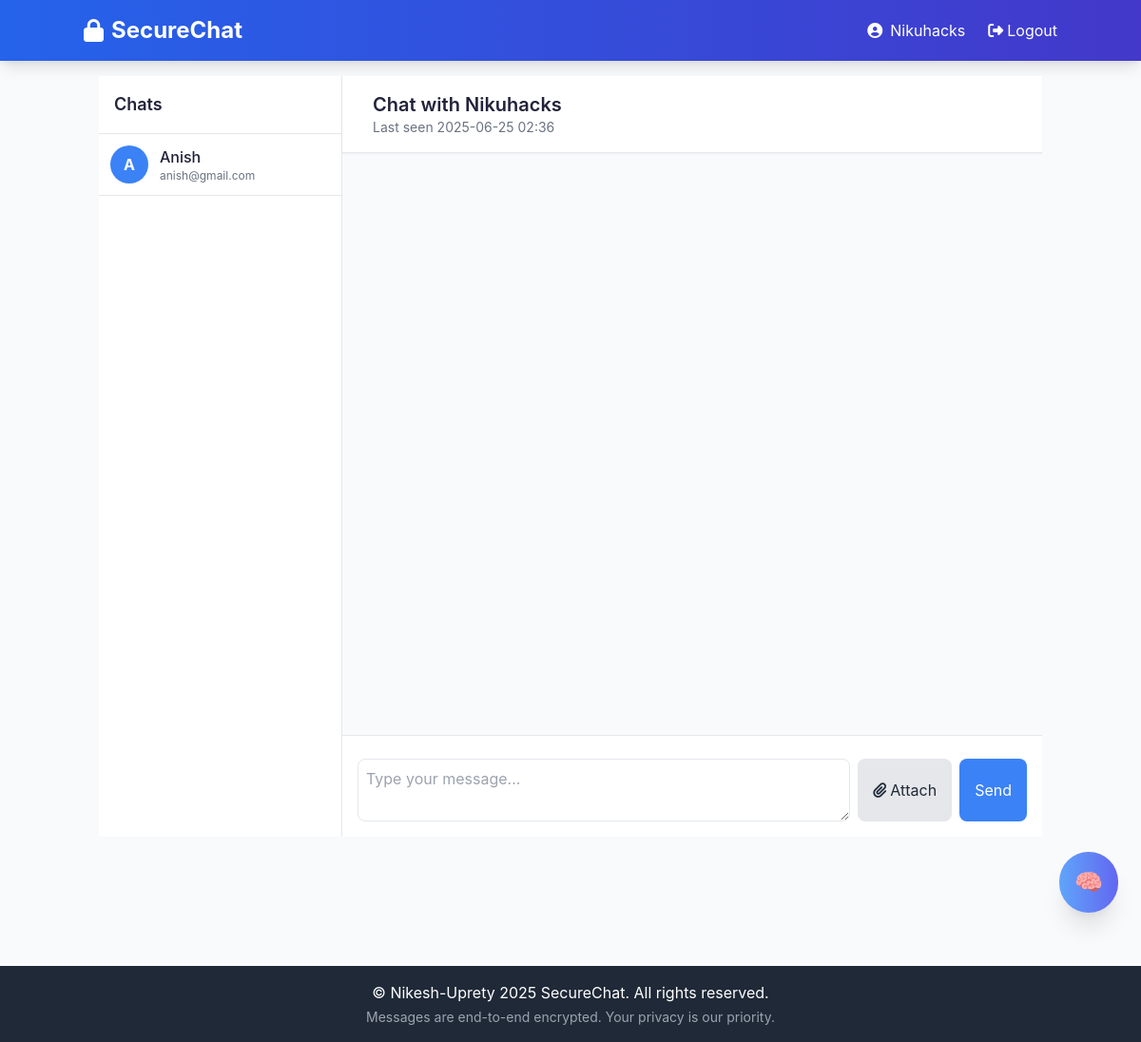
Before: /chat/1 (signed in) with the older database file.
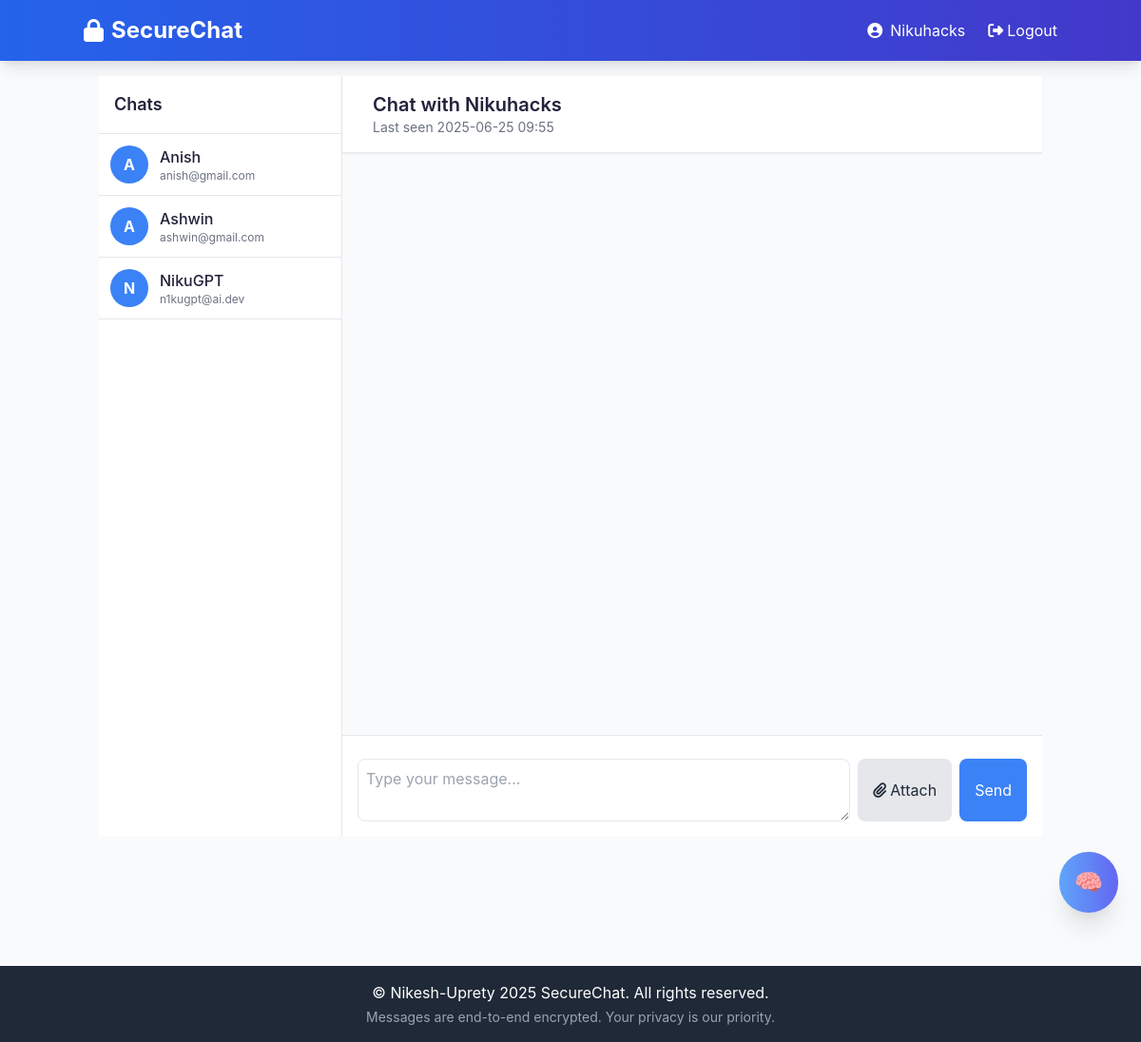
After: the same page with the newer database file.
### app/models.py (models this page shows, shortened)
class User(UserMixin, db.Model):
    id = db.Column(db.Integer, primary_key=True)
    username = db.Column(db.String(64), index=True, unique=True, nullable=False)
    email = db.Column(db.String(120), index=True, unique=True, nullable=False)
    password_hash = db.Column(db.String(128), nullable=False)
    public_key = db.Column(db.Text, nullable=False)
    private_key = db.Column(db.Text, nullable=False)
    created_at = db.Column(db.DateTime, default=lambda: datetime.now(timezone.utc))
    last_seen = db.Column(db.DateTime, default=lambda: datetime.now(timezone.utc))
    messages_sent = db.relationship('Message', foreign_keys='Message.sender_id', backref='sender', lazy='dynamic')
    messages_received = db.relationship('Message', foreign_keys='Message.recipient_id', backref='recipient', lazy='dynamic')

### app/chat/routes.py (the view, shortened to what this page needs)
@chat_bp.route('/chat/<int:user_id>', methods=['GET', 'POST'])
@login_required
def chat(user_id):
    recipient = User.query.get_or_404(user_id)
    form = MessageForm()
    messages = Message.query.filter(
        ((Message.sender_id == current_user.id) & (Message.recipient_id == user_id)) |
        ((Message.sender_id == user_id) & (Message.recipient_id == current_user.id))
    ).order_by(Message.timestamp.asc()).all()
    decrypted_messages = []
    return render_template('chat/chat.html',
                         title=f'Chat with {recipient.username}',
                         form=form,
                         recipient=recipient,
                         messages=decrypted_messages,
                         users=User.query.filter(User.id != current_user.id).all())

### app/chat/forms.py
class MessageForm(FlaskForm):
    message = TextAreaField('Message')  # Optional
    file_data = FileField('Attach File', validators=[FileAllowed(['jpg', 'png', 'jpeg', 'gif', 'pdf', 'txt', 'doc', 'docx'])])
    submit = SubmitField('Send')

### app/models.py (called while the page is built)
@login_manager.user_loader
def load_user(id):
    return User.query.get(int(id))

### app/templates/chat/chat.html (shortened to what this page needs)
{% extends "base.html" %}
{% block content %}
<div class="flex h-screen bg-gray-50">
    <div class="w-64 bg-white border-r hidden md:block">
        <div class="p-4 border-b">
            <h2 class="text-lg font-semibold">Chats</h2>
        </div>
        <div class="overflow-y-auto h-full">
            {% for user in users %}
            <a href="{{ url_for('chat.chat', user_id=user.id) }}"
                class="block p-3 hover:bg-gray-100 border-b {% if user.id == recipient.id %}bg-blue-50{% endif %}">
                <div class="flex items-center space-x-3">
                    <div
                        class="w-10 h-10 rounded-full bg-blue-500 flex items-center justify-center text-white font-bold">
                        {{ user.username[0].upper() }}
                    </div>
                    <div>
                        <h3 class="font-medium">{{ user.username }}</h3>
                        <p class="text-xs text-gray-500 truncate">{{ user.email }}</p>
                    </div>
                </div>
            </a>
            {% endfor %}
        </div>
    </div>
    <div class="flex-1 flex flex-col">
        <div class="bg-white shadow-sm p-4 border-b flex items-center justify-between">
            <div class="flex items-center space-x-4">
                <div>
                    <h1 class="text-xl font-semibold">Chat with {{ recipient.username }}</h1>
                    <p class="text-sm text-gray-500">
                        {% if recipient.last_seen %}
                        Last seen {{ recipient.last_seen.strftime('%Y-%m-%d %H:%M') }}
                        {% else %}
                        Never seen
                        {% endif %}
                    </p>
                </div>
            </div>
        </div>
        <div class="flex-1 overflow-y-auto p-4 space-y-4" id="chat-messages">
        </div>
        <div class="border-t p-4 bg-white">
            <form id="message-form" method="POST" action="{{ url_for('chat.chat', user_id=recipient.id) }}"
                enctype="multipart/form-data">
                <div class="flex flex-col space-y-2">
                    <div class="flex space-x-2">
                        {{ form.message(class="flex-1 p-2 border rounded-lg focus:outline-none focus:border-blue-500",
                        placeholder="Type your message...") }}
                        <label for="file-input"
                            class="bg-gray-200 hover:bg-gray-300 text-gray-800 px-4 py-2 rounded-lg cursor-pointer flex items-center space-x-1 transition-colors duration-200">
                            <i class="fas fa-paperclip"></i>
                            <span class="hidden md:inline">Attach</span>
                        </label>
                        <button type="submit"
                            class="bg-blue-500 hover:bg-blue-600 text-white px-4 py-2 rounded-lg transition-colors duration-200">
                            Send
                        </button>
                    </div>
                </div>
            </form>
        </div>
    </div>
</div>
{% endblock %}

### app/templates/base.html (shortened to what this page needs)
<!DOCTYPE html>
<html lang="en">
<head>
    <link href="https://cdn.jsdelivr.net/npm/tailwindcss@2.2.19/dist/tailwind.min.css" rel="stylesheet">
    <link rel="stylesheet" href="https://cdnjs.cloudflare.com/ajax/libs/font-awesome/6.4.0/css/all.min.css">
    <link rel="stylesheet" href="{{ url_for('static', filename='css/styles.css') }}">
</head>
<body class="bg-gray-50 flex flex-col min-h-screen">
    <header class="bg-gradient-to-r from-blue-600 to-indigo-700 text-white p-4 shadow-lg">
        <div class="container mx-auto flex justify-between items-center">
            <a href="{{ url_for('chat.index') }}" class="text-2xl font-bold flex items-center">
                <i class="fas fa-lock mr-2"></i>SecureChat
            </a>
            <nav class="flex items-center space-x-6">
                {% if current_user.is_authenticated %}
                <span class="hidden md:inline-flex items-center">
                    <i class="fas fa-user-circle mr-2"></i> {{ current_user.username }}
                </span>
                <a href="{{ url_for('auth.logout') }}" class="hover:text-blue-200 transition-colors flex items-center">
                    <i class="fas fa-sign-out-alt mr-1"></i> Logout
                </a>
                {% endif %}
            </nav>
        </div>
    </header>
    <main class="container mx-auto flex-grow p-4">
        {% block content %}{% endblock %}
    </main>
    {% if current_user.is_authenticated %}
    <div class="flex justify-end w-full">
        <button id="nikugpt-btn"
            class="mb-6 mr-6 bg-gradient-to-r from-blue-400 to-indigo-500 text-white p-4 rounded-full shadow-xl hover:shadow-2xl transition-all duration-300 flex items-center z-40 text-2xl"
            title="Ask NikuGPT">
            🧠
        </button>
    </div>
    {% endif %}
    <footer class="bg-gray-800 text-white text-center p-4 mt-8">
        <p>© Nikesh-Uprety 2025 SecureChat. All rights reserved.</p>
        <p class="text-sm text-gray-400 mt-1">Messages are end-to-end encrypted. Your privacy is our priority.</p>
    </footer>
</body>
</html>

Changed rows visible on the page:
changed User "Nikuhacks": last_seen "2025-06-25 02:36" → "2025-06-25 09:55"
added User: username "A", username "Ashwin", email "ashwin@gmail.com"
added User: username "N", username "NikuGPT", email "n1kugpt@ai.dev"
